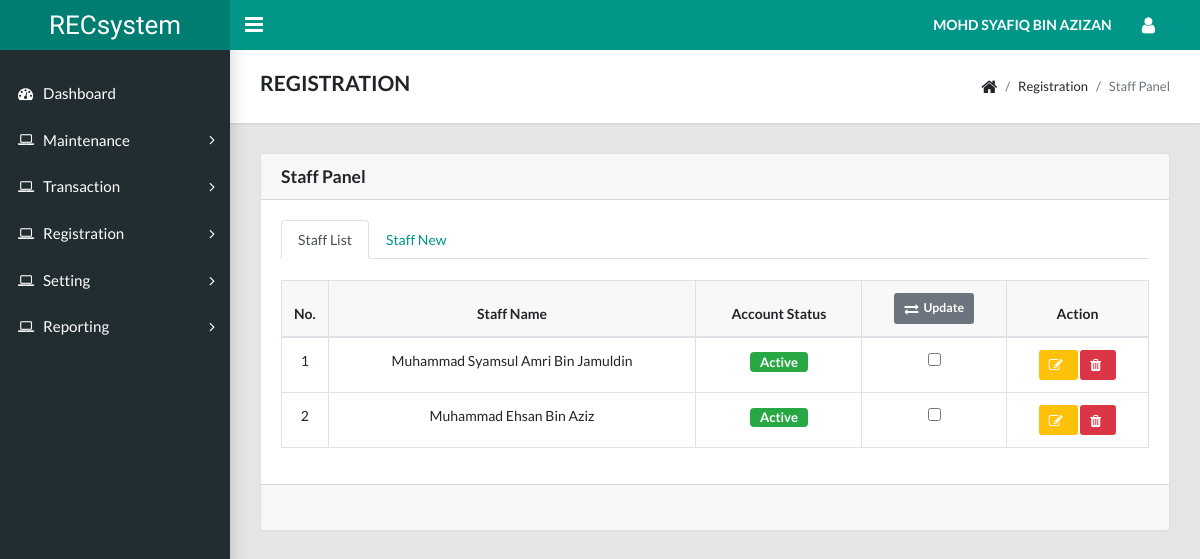
/manager/registration_staff_panel.php (signed in), run on the app's committed database.
### tables this page shows
CREATE TABLE `user_manager` (
  `manager_id` int(11) NOT NULL,
  `manager_full` varchar(255) NOT NULL,
  `manager_email` varchar(255) NOT NULL,
  `manager_password` varchar(255) NOT NULL,
  `manager_phone` varchar(255) NOT NULL,
  `manager_address` varchar(255) DEFAULT NULL
);

CREATE TABLE `user_staff` (
  `staff_id` int(11) NOT NULL,
  `staff_full` varchar(255) NOT NULL,
  `staff_email` varchar(255) NOT NULL,
  `staff_password` varchar(255) NOT NULL,
  `staff_phone` varchar(255) NOT NULL,
  `staff_address` varchar(255) NOT NULL,
  `staff_register` datetime NOT NULL,
  `staff_status` int(11) NOT NULL,
  `manager_id` int(11) NOT NULL
);

### manager/identification.php
<?php
function manager(){
include "dbconnection.php";
  	$id = $_SESSION['manager_id'];
    $stmt = $conn->prepare("SELECT * FROM `user_manager` WHERE manager_id=?");
    $stmt->bind_param("s", $id);
    $stmt->execute();
    $result = $stmt->get_result();
    $row = $result->fetch_assoc();
      $manager_full = $row ['manager_full'];
      echo strtoupper($manager_full);
}
 ?>

### manager/registration_staff_list.php (shortened to what this page needs)
<table class="table table-hover table-bordered" id="data-table">
  <thead bgcolor=#f8f8f8>
    <tr align="center">
      <th>No.</th>
      <th>Staff Name</th>
      <th>Account Status</th>
      <th><button type="button" name="btn_active" id="btn_active" class="btn btn-secondary btn-sm"><i class='fa fa-exchange'></i>Update</button></th>
      <th>Action</th>
    </tr>
  </thead>
  <tbody>
    <?php
    $v = 0;
    $stmt = $conn->prepare("SELECT * FROM `user_staff`");
    $stmt->execute();
    $result = $stmt->get_result();
    while($row = $result->fetch_assoc())
    {
      $staff_id = $row['staff_id'];
      $staff_full = $row['staff_full'];
      $staff_status = $row['staff_status'];
      $v++;
      ?>
      <tr align="center">
        <td width="5%"><?php echo $v; ?></td>
        <td><?php echo $staff_full; ?></td>
        <td><?php if($staff_status==0){ echo "<h5><span class='badge badge-success'>&nbsp;&nbsp;Active&nbsp;&nbsp;</span></h5>"; }else{ echo "<h5><span class='badge badge-danger'>&nbsp;Inactive&nbsp;</span></h5>"; }?></td>
        <td><input type="checkbox" value="<?php echo $staff_id; ?>"/></td>
        <td>
          <a href="#info<?php echo $staff_id; ?>" data-toggle="modal" class="btn btn-warning btn-sm" style="color:white"><i class='fa fa-edit '></i></a>
          <a href="registration_staff_delete.php?staff_id=<?php echo $staff_id; ?>" onclick="return confirm('Are you sure?');"><button type="submit" class="btn btn-danger btn-sm"><i class="fa fa-trash"></i></button></a>
        </td>
      </tr>
    <?php } ?>
  </tbody>
</table>

### data on the page
user_manager: manager_full "MOHD SYAFIQ BIN AZIZAN"
user_staff: staff_full "Muhammad Syamsul Amri Bin Jamuldin", staff_status "Active"
user_staff: staff_full "Muhammad Ehsan Bin Aziz", staff_status "Active"
